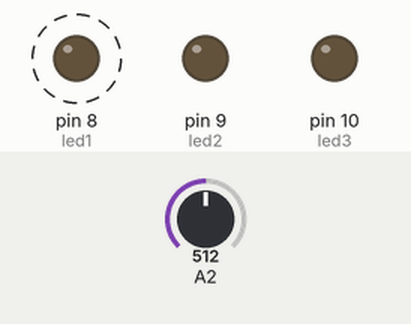
Simulated run of this sketch. Board: Arduino Uno, built with avr-gcc and run on an emulated ATmega328P. On the bench: output pins drawn as LEDs (lit = HIGH). Dashed ring = blinking. The test bench sets the inputs (shaded band); at power-on: A2 = 512. What the sketch prints to the serial monitor is not drawn.

Above: at 0.3 s.
Timing chart, 0 to 4.0 s (numbered marks = the images above):
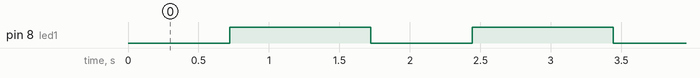

The sketch:

Accelerometer_Frequency_LED_Shortform.ino
```cpp
#include "arduinoFFT.h"

#define SAMPLES 64             //Must be a power of 2
#define SAMPLING_FREQUENCY 100 //Hz, must be less than 10000 due to ADC

arduinoFFT FFT = arduinoFFT();

unsigned int sampling_period_us;
unsigned long microseconds;

int led1 = 8;
int led2 = 9;
int led3 = 10;
int Ft;
int Fd;
//int MA; //Moving Average
int count;
double vReal[SAMPLES];
double vImag[SAMPLES];
//double peak;
void setup() {
    Serial.begin(115200);

    sampling_period_us = round(1000000*(1.0/SAMPLING_FREQUENCY));
    pinMode(led1, OUTPUT);
    digitalWrite(led1,LOW);
    pinMode(led2, OUTPUT);
    digitalWrite(led2,LOW);
    pinMode(led3, OUTPUT);
    digitalWrite(led3,LOW);
}

void loop() {

    digitalWrite(led1, LOW);
    digitalWrite(led2, LOW);
    digitalWrite(led3, LOW);


   Ft = 50;
   Fd=5;
    /*SAMPLING*/
 count = 0;
    for(int i=0; i<SAMPLES; i++)
    {
        microseconds = micros();    //Overflows after around 70 minutes!

        vReal[i] = (analogRead(A2)-408);

        //Serial.print("\n");
        //Serial.print (vReal[i]);
        if (vReal[i]<-3 || vReal[i]>3)

        {

          count = count+1 ;
          }


        vImag[i] = 0;

        while(micros() < (microseconds + sampling_period_us)){
        }
    }

if (count>0.7*SAMPLES)

     {

          /*FFT*/
    FFT.Windowing(vReal, SAMPLES, FFT_WIN_TYP_HAMMING, FFT_FORWARD);
    FFT.Compute(vReal, vImag, SAMPLES, FFT_FORWARD);
    FFT.ComplexToMagnitude(vReal, vImag, SAMPLES);
    double peak = FFT.MajorPeak(vReal, SAMPLES, SAMPLING_FREQUENCY);


           /*PRINT RESULTS*/
    Serial.print("\n");
    Serial.println(peak);     //Print out what frequency is the most dominant.

              if(peak < Ft+Fd)
      {
        digitalWrite(led1, HIGH);

      }
    else if (( Ft-Fd <= peak)&&(peak <= Ft+Fd) )
      {
       digitalWrite(led2, HIGH);

        }
    else if ( peak > Ft-Fd)

      {
       digitalWrite(led3, HIGH);
       }
          }


    delay(1000);  //Repeat the process every second OR:
}
```

Measured:
- by itself, pin 8 (led1): alternates HIGH for 1.0 s and LOW for 0.72 s
